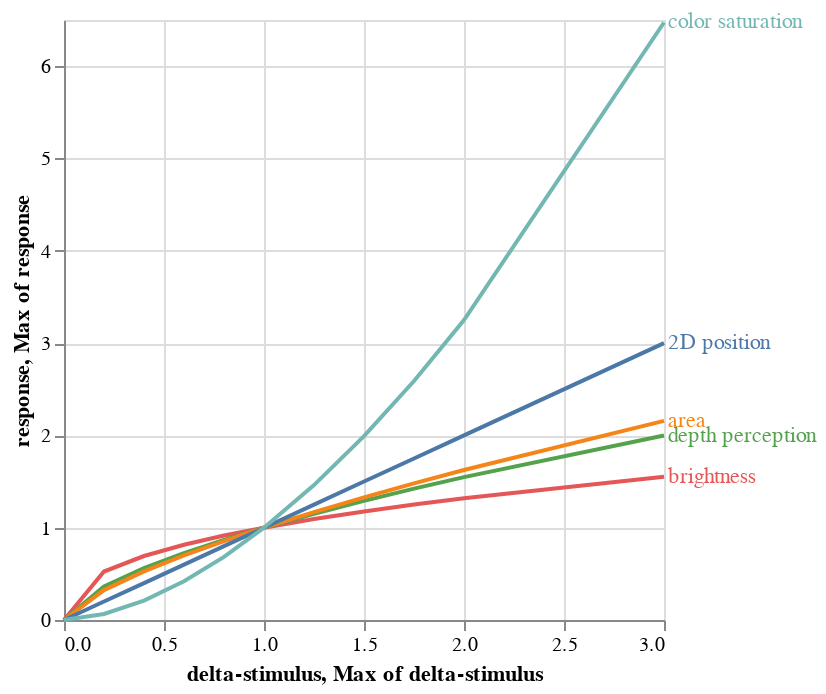

Notebook source saved alongside this figure:
### Code cell
stevens = {"brightness": 0.4, "depth perception": 0.63, "area": 0.7, "2D position": 1, 
           "color saturation": 1.7, 
          # "electric shock": 3.5
          }

rows = []
for x in [0,0.2,0.4,0.6, 0.8, 1.0, 1.25, 1.5, 1.75, 2, 3]:
    for cat, exponent in stevens.items():
        rows.append({"category": cat, "delta-stimulus": x, "response": x**exponent})

stevens_df = pl.DataFrame(rows)

alt.Chart(stevens_df).mark_line().encode(
    alt.Color("category", legend=None),
    alt.X("delta-stimulus"),
    alt.Y("response"),
) + alt.Chart(stevens_df).mark_text(align="left", dx=2).encode(
    alt.Color("category"),
    alt.Text("category"),
    alt.X("delta-stimulus", aggregate="max"),
    alt.Y("response", aggregate="max"),
).properties()

### Figure 1 — Vega-Lite specification as saved in the notebook (floating-point values rounded to 4 significant figures)
{"config": {"view": {"continuousWidth": 300, "continuousHeight": 300}}, "layer": [{"mark": {"type": "line"}, "encoding": {"color": {"field": "category", "legend": null, "type": "nominal"}, "x": {"field": "delta-stimulus", "type": "quantitative"}, "y": {"field": "response", "type": "quantitative"}}}, {"mark": {"type": "text", "align": "left", "dx": 2}, "encoding": {"color": {"field": "category", "type": "nominal"}, "text": {"field": "category", "type": "nominal"}, "x": {"aggregate": "max", "field": "delta-stimulus", "type": "quantitative"}, "y": {"aggregate": "max", "field": "response", "type": "quantitative"}}}], "data": {"name": "data-e83bb7e1867358e82dcb2f51a5487998"}, "$schema": "https://vega.github.io/schema/vega-lite/v5.20.1.json", "datasets": {"data-e83bb7e1867358e82dcb2f51a5487998": [{"category": "brightness", "delta-stimulus": 0.0, "response": 0.0}, {"category": "depth perception", "delta-stimulus": 0.0, "response": 0.0}, {"category": "area", "delta-stimulus": 0.0, "response": 0.0}, {"category": "2D position", "delta-stimulus": 0.0, "response": 0.0}, {"category": "color saturation", "delta-stimulus": 0.0, "response": 0.0}, {"category": "brightness", "delta-stimulus": 0.2, "response": 0.5253}, {"category": "depth perception", "delta-stimulus": 0.2, "response": 0.3628}, {"category": "area", "delta-stimulus": 0.2, "response": 0.3241}, {"category": "2D position", "delta-stimulus": 0.2, "response": 0.2}, {"category": "color saturation", "delta-stimulus": 0.2, "response": 0.06483}, {"category": "brightness", "delta-stimulus": 0.4, "response": 0.6931}, {"category": "depth perception", "delta-stimulus": 0.4, "response": 0.5614}, {"category": "area", "delta-stimulus": 0.4, "response": 0.5266}, {"category": "2D position", "delta-stimulus": 0.4, "response": 0.4}, {"category": "color saturation", "delta-stimulus": 0.4, "response": 0.2106}, {"category": "brightness", "delta-stimulus": 0.6, "response": 0.8152}, {"category": "depth perception", "delta-stimulus": 0.6, "response": 0.7248}, {"category": "area", "delta-stimulus": 0.6, "response": 0.6994}, {"category": "2D position", "delta-stimulus": 0.6, "response": 0.6}, {"category": "color saturation", "delta-stimulus": 0.6, "response": 0.4196}, {"category": "brightness", "delta-stimulus": 0.8, "response": 0.9146}, {"category": "depth perception", "delta-stimulus": 0.8, "response": 0.8689}, {"category": "area", "delta-stimulus": 0.8, "response": 0.8554}, {"category": "2D position", "delta-stimulus": 0.8, "response": 0.8}, {"category": "color saturation", "delta-stimulus": 0.8, "response": 0.6843}, {"category": "brightness", "delta-stimulus": 1.0, "response": 1.0}, {"category": "depth perception", "delta-stimulus": 1.0, "response": 1.0}, {"category": "area", "delta-stimulus": 1.0, "response": 1.0}, {"category": "2D position", "delta-stimulus": 1.0, "response": 1.0}, {"category": "color saturation", "delta-stimulus": 1.0, "response": 1.0}, {"category": "brightness", "delta-stimulus": 1.25, "response": 1.093}, {"category": "depth perception", "delta-stimulus": 1.25, "response": 1.151}, {"category": "area", "delta-stimulus": 1.25, "response": 1.169}, {"category": "2D position", "delta-stimulus": 1.25, "response": 1.25}, {"category": "color saturation", "delta-stimulus": 1.25, "response": 1.461}, {"category": "brightness", "delta-stimulus": 1.5, "response": 1.176}, {"category": "depth perception", "delta-stimulus": 1.5, "response": 1.291}, {"category": "area", "delta-stimulus": 1.5, "response": 1.328}, {"category": "2D position", "delta-stimulus": 1.5, "response": 1.5}, {"category": "color saturation", "delta-stimulus": 1.5, "response": 1.992}, {"category": "brightness", "delta-stimulus": 1.75, "response": 1.251}, {"category": "depth perception", "delta-stimulus": 1.75, "response": 1.423}, {"category": "area", "delta-stimulus": 1.75, "response": 1.48}, {"category": "2D position", "delta-stimulus": 1.75, "response": 1.75}, {"category": "color saturation", "delta-stimulus": 1.75, "response": 2.589}, {"category": "brightness", "delta-stimulus": 2.0, "response": 1.32}, {"category": "depth perception", "delta-stimulus": 2.0, "response": 1.548}, {"category": "area", "delta-stimulus": 2.0, "response": 1.625}, {"category": "2D position", "delta-stimulus": 2.0, "response": 2.0}, {"category": "color saturation", "delta-stimulus": 2.0, "response": 3.249}, {"category": "brightness", "delta-stimulus": 3.0, "response": 1.552}, {"category": "depth perception", "delta-stimulus": 3.0, "response": 1.998}, {"category": "area", "delta-stimulus": 3.0, "response": 2.158}, {"category": "2D position", "delta-stimulus": 3.0, "response": 3.0}, {"category": "color saturation", "delta-stimulus": 3.0, "response": 6.473}]}}
